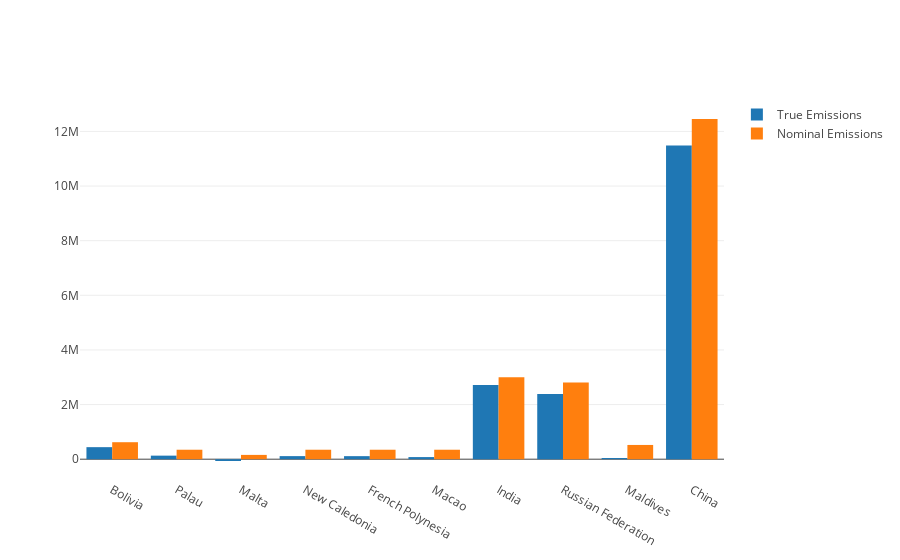

Write notebook code for a chart like this one.
### Markdown cell above
Similarly, the ten largest onshorers for emissions are shown below.

### Code cell
plotly.offline.init_notebook_mode(connected=True)

# Min diff countries
trace1 = go.Bar(
    x=min_difference_countries['exporter'],
    y=min_difference_countries['NewEmissions'],
    name='True Emissions'
)

trace2 = go.Bar(
    x=min_difference_countries['exporter'],
    y=min_difference_countries['Total greenhouse gas emissions (kt of CO2 equivalent)'],
    name='Nominal Emissions'
)

data = [trace1, trace2]
layout = go.Layout(
    barmode='group'
)

fig = go.Figure(data=data, layout=layout)
plotly.offline.iplot(fig)

### Figure 1 — Plotly figure (JSON) as saved in the notebook; plotly's stock layout.template omitted (floating-point values rounded to 4 significant figures)
{"data": [{"name": "True Emissions", "type": "bar", "x": ["Bolivia", "Palau", "Malta", "New Caledonia", "French Polynesia", "Macao", "India", "Russian Federation", "Maldives", "China"], "y": [440500.0, 130000.0, -66220.0, 112500.0, 111500.0, 77240.0, 2715000.0, 2386000.0, 44800.0, 11480000.0]}, {"name": "Nominal Emissions", "type": "bar", "x": ["Bolivia", "Palau", "Malta", "New Caledonia", "French Polynesia", "Macao", "India", "Russian Federation", "Maldives", "China"], "y": [621700.0, 346300.0, 157000.0, 346300.0, 346300.0, 346300.0, 3003000.0, 2803000.0, 521200.0, 12450000.0]}], "layout": {"barmode": "group"}}
